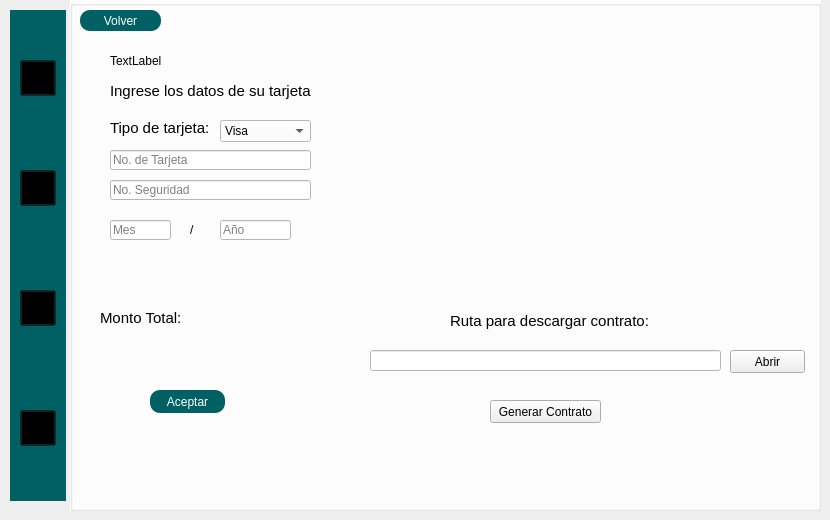
      <widget class="QWidget" name="Cliente_6">
       <widget class="QGroupBox" name="groupBox_13">
        <property name="geometry">
         <rect>
          <x>70</x>
          <y>0</y>
          <width>751</width>
          <height>511</height>
         </rect>
        </property>
        <property name="styleSheet">
         <string notr="true">QGroupBox{
background-color:white;

}
QLabel{
background-color:transparent;
color:black;
}</string>
        </property>
        <property name="title">
         <string/>
        </property>
        <widget class="QPushButton" name="regresar_3">
         <property name="geometry">
          <rect>
           <x>10</x>
           <y>10</y>
           <width>81</width>
           <height>21</height>
          </rect>
         </property>
         <property name="styleSheet">
          <string notr="true">QPushButton{
	background-color: #006064;
	color: white;
    selection-color: white;  
    border-radius: 10px; 
    padding: 2px 4px;
}

QPushButton:hover{
	background-color: #006064;
	color: white;
    selection-color: white;  
    border-radius: 10px; 
    padding: 2px 4px;

}</string>
         </property>
         <property name="text">
          <string>Volver</string>
         </property>
        </widget>
        <widget class="QLabel" name="label_6">
         <property name="geometry">
          <rect>
           <x>40</x>
           <y>80</y>
           <width>221</width>
           <height>21</height>
          </rect>
         </property>
         <property name="styleSheet">
          <string notr="true">font-size:15px;</string>
         </property>
         <property name="text">
          <string>Ingrese los datos de su tarjeta</string>
         </property>
        </widget>
        <widget class="QLineEdit" name="pago_tar">
         <property name="geometry">
          <rect>
           <x>40</x>
           <y>150</y>
           <width>201</width>
           <height>20</height>
          </rect>
         </property>
         <property name="styleSheet">
          <string notr="true">background-color: rgb(255, 255, 255);</string>
         </property>
         <property name="placeholderText">
          <string>No. de Tarjeta</string>
         </property>
        </widget>
        <widget class="QLineEdit" name="pago_tar_clave">
         <property name="geometry">
          <rect>
           <x>40</x>
           <y>180</y>
           <width>201</width>
           <height>20</height>
          </rect>
         </property>
         <property name="styleSheet">
          <string notr="true">background-color: rgb(255, 255, 255);</string>
         </property>
         <property name="placeholderText">
          <string>No. Seguridad</string>
         </property>
        </widget>
        <widget class="QLineEdit" name="Fecha_Tar">
         <property name="geometry">
          <rect>
           <x>40</x>
           <y>220</y>
           <width>61</width>
           <height>20</height>
          </rect>
         </property>
         <property name="styleSheet">
          <string notr="true">background-color: rgb(255, 255, 255);</string>
         </property>
         <property name="placeholderText">
          <string>Mes</string>
         </property>
        </widget>
        <widget class="QLineEdit" name="Fecha_Tar_2">
         <property name="geometry">
          <rect>
           <x>150</x>
           <y>220</y>
           <width>71</width>
           <height>20</height>
          </rect>
         </property>
         <property name="styleSheet">
          <string notr="true">background-color: rgb(255, 255, 255);</string>
         </property>
         <property name="placeholderText">
          <string>Año</string>
         </property>
        </widget>
        <widget class="QLabel" name="label_11">
         <property name="geometry">
          <rect>
           <x>120</x>
           <y>220</y>
           <width>21</width>
           <height>20</height>
          </rect>
         </property>
         <property name="text">
          <string>/</string>
         </property>
        </widget>
        <widget class="QLabel" name="label_12">
         <property name="geometry">
          <rect>
           <x>30</x>
           <y>310</y>
           <width>91</width>
           <height>16</height>
          </rect>
         </property>
         <property name="styleSheet">
          <string notr="true">font-size:15px;</string>
         </property>
         <property name="text">
          <string>Monto Total:</string>
         </property>
        </widget>
        <widget class="QLabel" name="monto">
         <property name="geometry">
          <rect>
           <x>140</x>
           <y>310</y>
           <width>81</width>
           <height>16</height>
          </rect>
         </property>
         <property name="styleSheet">
          <string notr="true">font-size:15px;</string>
         </property>
         <property name="text">
          <string/>
         </property>
        </widget>
        <widget class="QPushButton" name="tar_aceptar">
         <property name="geometry">
          <rect>
           <x>80</x>
           <y>390</y>
           <width>75</width>
           <height>23</height>
          </rect>
         </property>
         <property name="styleSheet">
          <string notr="true">QPushButton{
	background-color: #006064;
	color: white;
    selection-color: white;  
    border-radius: 10px; 
    padding: 2px 4px;
}

QPushButton:hover{
	background-color: #006064;
	color: white;
    selection-color: white;  
    border-radius: 10px; 
    padding: 2px 4px;

}</string>
         </property>
         <property name="text">
          <string>Aceptar</string>
         </property>
        </widget>
        <widget class="QLineEdit" name="ruta_2">
         <property name="geometry">
          <rect>
           <x>300</x>
           <y>350</y>
           <width>351</width>
           <height>21</height>
          </rect>
         </property>
         <property name="styleSheet">
          <string notr="true">background-color: rgb(255, 255, 255);</string>
         </property>
        </widget>
        <widget class="QPushButton" name="abrir_2">
         <property name="geometry">
          <rect>
           <x>660</x>
           <y>350</y>
           <width>75</width>
           <height>23</height>
          </rect>
         </property>
         <property name="text">
          <string>Abrir</string>
         </property>
        </widget>
        <widget class="QLabel" name="label_86">
         <property name="geometry">
          <rect>
           <x>380</x>
           <y>310</y>
           <width>201</width>
           <height>21</height>
          </rect>
         </property>
         <property name="styleSheet">
          <string notr="true">font-size:15px;</string>
         </property>
         <property name="text">
          <string>Ruta para descargar contrato:</string>
         </property>
        </widget>
        <widget class="QPushButton" name="generac">
         <property name="geometry">
          <rect>
           <x>420</x>
           <y>400</y>
           <width>111</width>
           <height>23</height>
          </rect>
         </property>
         <property name="text">
          <string>Generar Contrato</string>
         </property>
        </widget>
        <widget class="QComboBox" name="comboBox_2">
         <property name="geometry">
          <rect>
           <x>150</x>
           <y>120</y>
           <width>91</width>
           <height>22</height>
          </rect>
         </property>
         <property name="styleSheet">
          <string notr="true">background-color: rgb(255, 255, 255);
color: rgb(0, 0, 0);</string>
         </property>
         <item>
          <property name="text">
           <string>Visa</string>
          </property>
         </item>
         <item>
          <property name="text">
           <string>Master Card</string>
          </property>
         </item>
         <item>
          <property name="text">
           <string>American Express</string>
          </property>
         </item>
        </widget>
        <widget class="QLabel" name="label_87">
         <property name="geometry">
          <rect>
           <x>40</x>
           <y>120</y>
           <width>101</width>
           <height>16</height>
          </rect>
         </property>
         <property name="styleSheet">
          <string notr="true">font-size:15px;</string>
         </property>
         <property name="text">
          <string>Tipo de tarjeta:</string>
         </property>
        </widget>
        <widget class="QLabel" name="label_88">
         <property name="geometry">
          <rect>
           <x>330</x>
           <y>10</y>
           <width>321</width>
           <height>341</height>
          </rect>
         </property>
         <property name="styleSheet">
          <string notr="true">border-image: url(C:/Users/ailes/OneDrive/Escritorio/HRS/Recursos/HRC2.png);
</string>
         </property>
         <property name="text">
          <string/>
         </property>
        </widget>
        <widget class="QLabel" name="titulo">
         <property name="geometry">
          <rect>
           <x>40</x>
           <y>50</y>
           <width>211</width>
           <height>21</height>
          </rect>
         </property>
         <property name="text">
          <string>TextLabel</string>
         </property>
        </widget>
       </widget>
       <widget class="QGroupBox" name="groupBox_12">
        <property name="geometry">
         <rect>
          <x>10</x>
          <y>10</y>
          <width>56</width>
          <height>491</height>
         </rect>
        </property>
        <property name="styleSheet">
         <string notr="true">QGroupBox{
background-color: #006064;
border: none;
}
QPushButton{
	background:transparent;
}</string>
        </property>
        <property name="title">
         <string/>
        </property>
        <widget class="QPushButton" name="home_5">
         <property name="geometry">
          <rect>
           <x>10</x>
           <y>50</y>
           <width>36</width>
           <height>36</height>
          </rect>
         </property>
         <property name="styleSheet">
          <string notr="true">QPushButton{
  border-image: url(C:/Users/ailes/OneDrive/Escritorio/HRS/Recursos/house2.png);
    background-repeat: no-repeat;
    width: 36px;
    height: 36px;
}
QPushButton:hover {
  
    background-repeat: no-repeat;
  border-image: url(C:/Users/ailes/OneDrive/Escritorio/HRS/Recursos/house.png);
}</string>
         </property>
         <property name="text">
          <string/>
         </property>
        </widget>
        <widget class="QPushButton" name="salir_5">
         <property name="geometry">
          <rect>
           <x>10</x>
           <y>400</y>
           <width>36</width>
           <height>36</height>
          </rect>
         </property>
         <property name="styleSheet">
          <string notr="true">QPushButton{
  border-image: url(C:/Users/ailes/OneDrive/Escritorio/HRS/Recursos/outSesion2.png);
    background-repeat: no-repeat;
    width: 36px;
    height: 36px;
}
QPushButton:hover {
    border-image: url(C:/Users/ailes/OneDrive/Escritorio/HRS/Recursos/outSesion.png);
    background-repeat: no-repeat;
}</string>
         </property>
         <property name="text">
          <string/>
         </property>
        </widget>
        <widget class="QPushButton" name="reservaciones_5">
         <property name="geometry">
          <rect>
           <x>10</x>
           <y>280</y>
           <width>36</width>
           <height>36</height>
          </rect>
         </property>
         <property name="styleSheet">
          <string notr="true">QPushButton{
border-image: url(C:/Users/ailes/OneDrive/Escritorio/HRS/Recursos/reservation.png);
    background-repeat: no-repeat;
    width: 36px;
    height: 36px;
}
QPushButton:hover {
  border-image: url(C:/Users/ailes/OneDrive/Escritorio/HRS/Recursos/reservation2.png);
    background-repeat: no-repeat;
}</string>
         </property>
         <property name="text">
          <string/>
         </property>
        </widget>
        <widget class="QPushButton" name="perfil_5">
         <property name="geometry">
          <rect>
           <x>10</x>
           <y>160</y>
           <width>36</width>
           <height>36</height>
          </rect>
         </property>
         <property name="styleSheet">
          <string notr="true">QPushButton{
 border-image: url(C:/Users/ailes/OneDrive/Escritorio/HRS/Recursos/user.png);
    background-repeat: no-repeat;
    width: 36px;
    height: 36px;
}
QPushButton:hover {
 border-image: url(C:/Users/ailes/OneDrive/Escritorio/HRS/Recursos/user3.png);
    background-repeat: no-repeat;
}</string>
         </property>
         <property name="text">
          <string/>
         </property>
        </widget>
       </widget>
      </widget>
